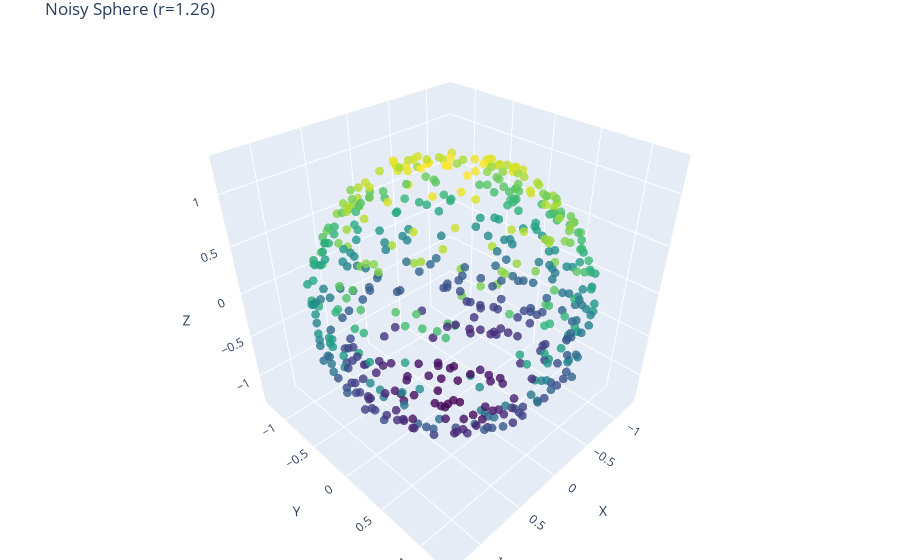

This figure's notebook cell:
### Code cell
points, targets = train_ds[0]

pct.visualize_point_cloud(points, title=f"Noisy Sphere (r={targets.item():.2f})")

### Figure 1 — Plotly figure (JSON) as saved in the notebook; plotly's stock layout.template omitted (floating-point values rounded to 4 significant figures; data arrays with more than 128 entries replaced by an {"elided": "..."} marker saying what was removed)
{"data": [{"marker": {"color": {"elided": "512 float values"}, "colorscale": [[0, "#440154"], [0.1111, "#482878"], [0.2222, "#3e4989"], [0.3333, "#31688e"], [0.4444, "#26828e"], [0.5556, "#1f9e89"], [0.6667, "#35b779"], [0.7778, "#6ece58"], [0.8889, "#b5de2b"], [1, "#fde725"]], "opacity": 0.8, "size": 3}, "mode": "markers", "type": "scatter3d", "x": {"elided": "512 float values"}, "y": {"elided": "512 float values"}, "z": {"elided": "512 float values"}}], "layout": {"margin": {"b": 0, "l": 0, "r": 0, "t": 30}, "scene": {"xaxis": {"title": {"text": "X"}}, "yaxis": {"title": {"text": "Y"}}, "zaxis": {"title": {"text": "Z"}}}, "title": {"text": "Noisy Sphere (r=1.26)"}}}
